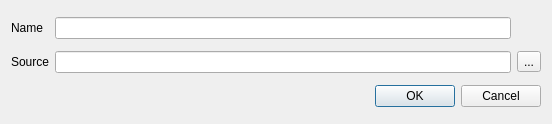
<?xml version="1.0" encoding="UTF-8"?>
<ui version="4.0">
 <class>HelpFileDialog</class>
 <widget class="QDialog" name="HelpFileDialog">
  <property name="geometry">
   <rect>
    <x>0</x>
    <y>0</y>
    <width>552</width>
    <height>124</height>
   </rect>
  </property>
  <property name="windowTitle">
   <string>Dialog</string>
  </property>
  <layout class="QGridLayout" name="gridLayout">
   <item row="0" column="0">
    <widget class="QLabel" name="label">
     <property name="text">
      <string>Name</string>
     </property>
    </widget>
   </item>
   <item row="0" column="1">
    <widget class="QLineEdit" name="name"/>
   </item>
   <item row="1" column="0">
    <widget class="QLabel" name="label_2">
     <property name="text">
      <string>Source</string>
     </property>
    </widget>
   </item>
   <item row="1" column="1">
    <widget class="QLineEdit" name="file"/>
   </item>
   <item row="1" column="2">
    <widget class="QToolButton" name="openFileButton">
     <property name="text">
      <string>...</string>
     </property>
    </widget>
   </item>
   <item row="2" column="0" colspan="3">
    <widget class="QDialogButtonBox" name="buttonBox">
     <property name="orientation">
      <enum>Qt::Horizontal</enum>
     </property>
     <property name="standardButtons">
      <set>QDialogButtonBox::Cancel|QDialogButtonBox::Ok</set>
     </property>
    </widget>
   </item>
  </layout>
 </widget>
 <resources/>
 <connections>
  <connection>
   <sender>buttonBox</sender>
   <signal>accepted()</signal>
   <receiver>HelpFileDialog</receiver>
   <slot>accept()</slot>
   <hints>
    <hint type="sourcelabel">
     <x>224</x>
     <y>98</y>
    </hint>
    <hint type="destinationlabel">
     <x>157</x>
     <y>123</y>
    </hint>
   </hints>
  </connection>
  <connection>
   <sender>buttonBox</sender>
   <signal>rejected()</signal>
   <receiver>HelpFileDialog</receiver>
   <slot>reject()</slot>
   <hints>
    <hint type="sourcelabel">
     <x>292</x>
     <y>104</y>
    </hint>
    <hint type="destinationlabel">
     <x>286</x>
     <y>123</y>
    </hint>
   </hints>
  </connection>
  <connection>
   <sender>openFileButton</sender>
   <signal>clicked()</signal>
   <receiver>HelpFileDialog</receiver>
   <slot>SelectFile()</slot>
   <hints>
    <hint type="sourcelabel">
     <x>521</x>
     <y>61</y>
    </hint>
    <hint type="destinationlabel">
     <x>523</x>
     <y>24</y>
    </hint>
   </hints>
  </connection>
 </connections>
 <slots>
  <slot>SelectFile()</slot>
 </slots>
</ui>
